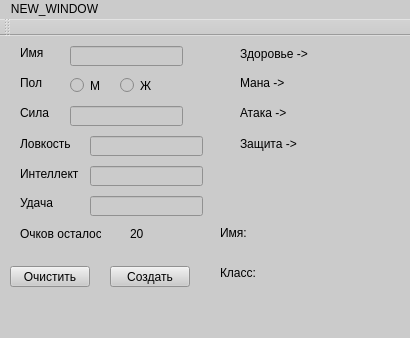
<?xml version="1.0" encoding="UTF-8"?>
<ui version="4.0">
 <class>MainWindow</class>
 <widget class="QMainWindow" name="MainWindow">
  <property name="geometry">
   <rect>
    <x>0</x>
    <y>0</y>
    <width>410</width>
    <height>338</height>
   </rect>
  </property>
  <property name="windowTitle">
   <string>MainWindow</string>
  </property>
  <property name="styleSheet">
   <string notr="true">background-color: rgb(203, 203, 203);</string>
  </property>
  <widget class="QWidget" name="centralWidget">
   <widget class="QLabel" name="label">
    <property name="geometry">
     <rect>
      <x>20</x>
      <y>10</y>
      <width>47</width>
      <height>13</height>
     </rect>
    </property>
    <property name="text">
     <string>Имя</string>
    </property>
   </widget>
   <widget class="QLabel" name="label_2">
    <property name="geometry">
     <rect>
      <x>20</x>
      <y>40</y>
      <width>47</width>
      <height>13</height>
     </rect>
    </property>
    <property name="text">
     <string>Пол</string>
    </property>
   </widget>
   <widget class="QLabel" name="label_3">
    <property name="geometry">
     <rect>
      <x>20</x>
      <y>70</y>
      <width>47</width>
      <height>13</height>
     </rect>
    </property>
    <property name="text">
     <string>Сила</string>
    </property>
   </widget>
   <widget class="QLabel" name="label_4">
    <property name="geometry">
     <rect>
      <x>20</x>
      <y>100</y>
      <width>51</width>
      <height>16</height>
     </rect>
    </property>
    <property name="text">
     <string>Ловкость</string>
    </property>
   </widget>
   <widget class="QLabel" name="label_5">
    <property name="geometry">
     <rect>
      <x>20</x>
      <y>130</y>
      <width>61</width>
      <height>16</height>
     </rect>
    </property>
    <property name="text">
     <string>Интеллект</string>
    </property>
   </widget>
   <widget class="QLabel" name="label_6">
    <property name="geometry">
     <rect>
      <x>20</x>
      <y>160</y>
      <width>47</width>
      <height>13</height>
     </rect>
    </property>
    <property name="text">
     <string>Удача</string>
    </property>
   </widget>
   <widget class="QLabel" name="label_7">
    <property name="geometry">
     <rect>
      <x>20</x>
      <y>190</y>
      <width>81</width>
      <height>16</height>
     </rect>
    </property>
    <property name="text">
     <string>Очков осталось</string>
    </property>
   </widget>
   <widget class="QPushButton" name="clean">
    <property name="geometry">
     <rect>
      <x>10</x>
      <y>230</y>
      <width>80</width>
      <height>21</height>
     </rect>
    </property>
    <property name="text">
     <string>Очистить</string>
    </property>
   </widget>
   <widget class="QPushButton" name="create">
    <property name="geometry">
     <rect>
      <x>110</x>
      <y>230</y>
      <width>80</width>
      <height>21</height>
     </rect>
    </property>
    <property name="text">
     <string>Создать</string>
    </property>
   </widget>
   <widget class="QRadioButton" name="male">
    <property name="geometry">
     <rect>
      <x>70</x>
      <y>40</y>
      <width>84</width>
      <height>19</height>
     </rect>
    </property>
    <property name="text">
     <string>М</string>
    </property>
   </widget>
   <widget class="QRadioButton" name="woman">
    <property name="geometry">
     <rect>
      <x>120</x>
      <y>40</y>
      <width>84</width>
      <height>19</height>
     </rect>
    </property>
    <property name="text">
     <string>Ж</string>
    </property>
   </widget>
   <widget class="QLineEdit" name="name">
    <property name="geometry">
     <rect>
      <x>70</x>
      <y>10</y>
      <width>113</width>
      <height>20</height>
     </rect>
    </property>
    <property name="maxLength">
     <number>20</number>
    </property>
   </widget>
   <widget class="QLineEdit" name="power">
    <property name="geometry">
     <rect>
      <x>70</x>
      <y>70</y>
      <width>113</width>
      <height>20</height>
     </rect>
    </property>
   </widget>
   <widget class="QLineEdit" name="dexterity">
    <property name="geometry">
     <rect>
      <x>90</x>
      <y>100</y>
      <width>113</width>
      <height>20</height>
     </rect>
    </property>
   </widget>
   <widget class="QLineEdit" name="intelligence">
    <property name="geometry">
     <rect>
      <x>90</x>
      <y>130</y>
      <width>113</width>
      <height>20</height>
     </rect>
    </property>
   </widget>
   <widget class="QLineEdit" name="luck">
    <property name="geometry">
     <rect>
      <x>90</x>
      <y>160</y>
      <width>113</width>
      <height>20</height>
     </rect>
    </property>
   </widget>
   <widget class="QLabel" name="point_label">
    <property name="geometry">
     <rect>
      <x>130</x>
      <y>190</y>
      <width>81</width>
      <height>16</height>
     </rect>
    </property>
    <property name="text">
     <string>20</string>
    </property>
   </widget>
   <widget class="QLabel" name="erro_label">
    <property name="geometry">
     <rect>
      <x>10</x>
      <y>260</y>
      <width>361</width>
      <height>16</height>
     </rect>
    </property>
    <property name="text">
     <string/>
    </property>
   </widget>
   <widget class="QLabel" name="label_8">
    <property name="geometry">
     <rect>
      <x>240</x>
      <y>10</y>
      <width>71</width>
      <height>16</height>
     </rect>
    </property>
    <property name="text">
     <string>Здоровье -&gt;</string>
    </property>
   </widget>
   <widget class="QLabel" name="label_9">
    <property name="geometry">
     <rect>
      <x>240</x>
      <y>40</y>
      <width>47</width>
      <height>13</height>
     </rect>
    </property>
    <property name="text">
     <string>Мана -&gt;</string>
    </property>
   </widget>
   <widget class="QLabel" name="label_10">
    <property name="geometry">
     <rect>
      <x>240</x>
      <y>70</y>
      <width>47</width>
      <height>13</height>
     </rect>
    </property>
    <property name="text">
     <string>Атака -&gt;</string>
    </property>
   </widget>
   <widget class="QLabel" name="label_11">
    <property name="geometry">
     <rect>
      <x>240</x>
      <y>100</y>
      <width>61</width>
      <height>16</height>
     </rect>
    </property>
    <property name="text">
     <string>Защита -&gt;</string>
    </property>
   </widget>
   <widget class="QLabel" name="class_inf">
    <property name="geometry">
     <rect>
      <x>280</x>
      <y>230</y>
      <width>111</width>
      <height>16</height>
     </rect>
    </property>
    <property name="text">
     <string/>
    </property>
   </widget>
   <widget class="QLabel" name="label_12">
    <property name="geometry">
     <rect>
      <x>220</x>
      <y>230</y>
      <width>47</width>
      <height>13</height>
     </rect>
    </property>
    <property name="text">
     <string>Класс:</string>
    </property>
   </widget>
   <widget class="QLabel" name="label_13">
    <property name="geometry">
     <rect>
      <x>220</x>
      <y>190</y>
      <width>47</width>
      <height>13</height>
     </rect>
    </property>
    <property name="text">
     <string>Имя:</string>
    </property>
   </widget>
   <widget class="QLabel" name="name_label">
    <property name="geometry">
     <rect>
      <x>280</x>
      <y>190</y>
      <width>81</width>
      <height>16</height>
     </rect>
    </property>
    <property name="text">
     <string/>
    </property>
   </widget>
   <widget class="QLabel" name="health_label">
    <property name="geometry">
     <rect>
      <x>330</x>
      <y>10</y>
      <width>47</width>
      <height>13</height>
     </rect>
    </property>
    <property name="text">
     <string/>
    </property>
   </widget>
   <widget class="QLabel" name="mana_label">
    <property name="geometry">
     <rect>
      <x>330</x>
      <y>40</y>
      <width>61</width>
      <height>16</height>
     </rect>
    </property>
    <property name="text">
     <string/>
    </property>
   </widget>
   <widget class="QLabel" name="atack_label">
    <property name="geometry">
     <rect>
      <x>330</x>
      <y>70</y>
      <width>47</width>
      <height>13</height>
     </rect>
    </property>
    <property name="text">
     <string/>
    </property>
   </widget>
   <widget class="QLabel" name="protect_label">
    <property name="geometry">
     <rect>
      <x>330</x>
      <y>100</y>
      <width>47</width>
      <height>13</height>
     </rect>
    </property>
    <property name="text">
     <string/>
    </property>
   </widget>
  </widget>
  <widget class="QMenuBar" name="menuBar">
   <property name="geometry">
    <rect>
     <x>0</x>
     <y>0</y>
     <width>410</width>
     <height>21</height>
    </rect>
   </property>
   <widget class="QMenu" name="menuNEW_WINDOW">
    <property name="title">
     <string>NEW_WINDOW</string>
    </property>
   </widget>
   <addaction name="menuNEW_WINDOW"/>
  </widget>
  <widget class="QToolBar" name="mainToolBar">
   <attribute name="toolBarArea">
    <enum>TopToolBarArea</enum>
   </attribute>
   <attribute name="toolBarBreak">
    <bool>false</bool>
   </attribute>
  </widget>
  <widget class="QStatusBar" name="statusBar"/>
 </widget>
 <layoutdefault spacing="6" margin="11"/>
 <resources/>
 <connections/>
</ui>
